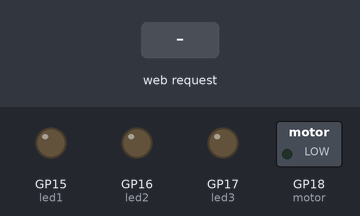
This program was run on a simulated Raspberry Pi Pico running MicroPython. Parts: switched loads named in the program (green lamp = pin HIGH), output pins drawn as LEDs (lit = HIGH). Inputs (shaded band) come from the test bench. WiFi joins after 1.5 s; what the program prints to the serial console is not drawn.

Above: at 3.2 s.
3.3 s: HTTP request GET /toggle1 received
At 3.7 s:
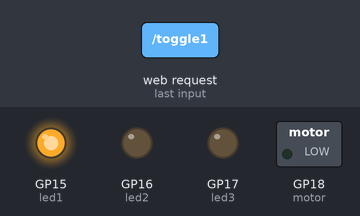
4.8 s: HTTP request GET /toggle_motor received
At 6.0 s:
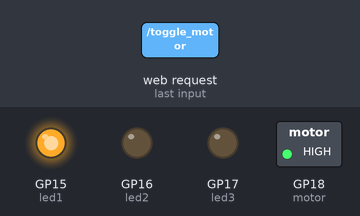
6.3 s: HTTP request GET /toggle2 received
At 7.1 s:
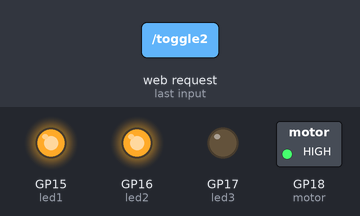
7.8 s: HTTP request GET /toggle3 received
At 8.3 s:
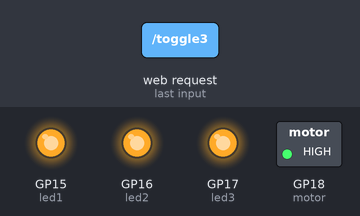
9.3 s: HTTP request GET /toggle1 received
At 10.5 s:
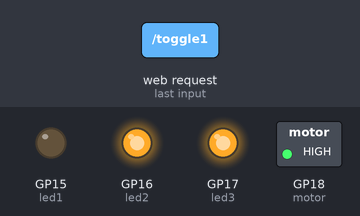
10.8 s: HTTP request GET /toggle2 received
At 11.8 s:
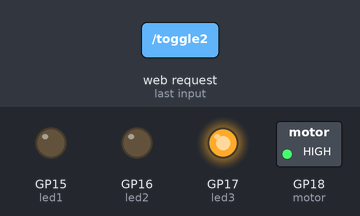
Timing chart, 0 to 13.3 s (numbered marks = the images above; inputs shaded):
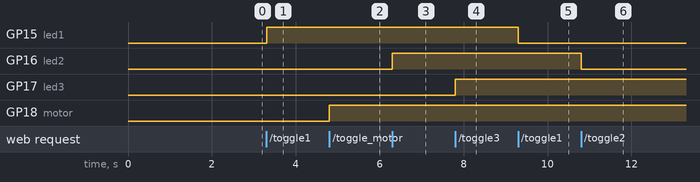

The program:

CPanelLedsMotor.py
```python
import network
import socket
from machine import Pin
import time

# WiFi
ssid = 'INFINITUM29AE'
password = 'GMmtWz9N3t'

# Pines
led1 = Pin(15, Pin.OUT)
led2 = Pin(16, Pin.OUT)
led3 = Pin(17, Pin.OUT)
motor = Pin(18, Pin.OUT)

# WiFi conexión
wlan = network.WLAN(network.STA_IF)
wlan.active(True)
wlan.connect(ssid, password)

print("Conectando al WiFi...", end="")
while not wlan.isconnected():
    time.sleep(1)
    print(".", end="")
print("\nConectado!")
ip = wlan.ifconfig()[0]
print("IP:", ip)

# Página web con botones
def web_page():
    estados = {
        "LED 1": "ON" if led1.value() else "OFF",
        "LED 2": "ON" if led2.value() else "OFF",
        "LED 3": "ON" if led3.value() else "OFF",
        "Motor": "ON" if motor.value() else "OFF",
    }

    html = f"""<!DOCTYPE html>
<html>
<head>
  <title>Control Pico W</title>
  <meta charset="UTF-8">
  <style>
    body {{ font-family: sans-serif; text-align: center; margin-top: 40px; background-color: #f0f0f0; }}
    h1 {{ color: #333; }}
    button {{ padding: 15px 30px; margin: 10px; font-size: 18px; background-color: #008CBA; color: white; border: none; border-radius: 5px; }}
    button:hover {{ background-color: #005f6a; }}
    .status {{ margin: 5px; font-weight: bold; }}
  </style>
</head>
<body>
  <h1>Panel de Control</h1>
  <div class="status">LED 1: {estados['LED 1']}</div>
  <form action="/toggle1"><button>Encender/Apagar LED 1</button></form>

  <div class="status">LED 2: {estados['LED 2']}</div>
  <form action="/toggle2"><button>Encender/Apagar LED 2</button></form>

  <div class="status">LED 3: {estados['LED 3']}</div>
  <form action="/toggle3"><button>Encender/Apagar LED 3</button></form>

  <div class="status">Motor: {estados['Motor']}</div>
  <form action="/toggle_motor"><button>Encender/Apagar Motor</button></form>
</body>
</html>"""
    return html

# Servidor
addr = socket.getaddrinfo('0.0.0.0', 80)[0][-1]
s = socket.socket()
s.bind(addr)
s.listen(1)

print("Servidor listo en http://" + ip)

# Loop del servidor
while True:
    try:
        cl, addr = s.accept()
        print('Conexión desde', addr)
        request = cl.recv(1024).decode()
        print("Solicitud:", request)

        if '/toggle1' in request:
            led1.toggle()
        elif '/toggle2' in request:
            led2.toggle()
        elif '/toggle3' in request:
            led3.toggle()
        elif '/toggle_motor' in request:
            motor.toggle()

        response = web_page()
        cl.sendall('HTTP/1.1 200 OK\r\nContent-Type: text/html\r\n\r\n'.encode())
        cl.sendall(response.encode())
        cl.close()

    except Exception as e:
        print("Error:", e)
```

Measured:
- after the input at 3.3 s, GP15 (led1): LOW → HIGH at once
- after the input at 4.8 s, GP18 (motor): LOW → HIGH at once
- after the input at 6.3 s, GP16 (led2): LOW → HIGH at once
- after the input at 7.8 s, GP17 (led3): LOW → HIGH at once
- after the input at 9.3 s, GP15 (led1): HIGH → LOW at once
- after the input at 10.8 s, GP16 (led2): HIGH → LOW at once
